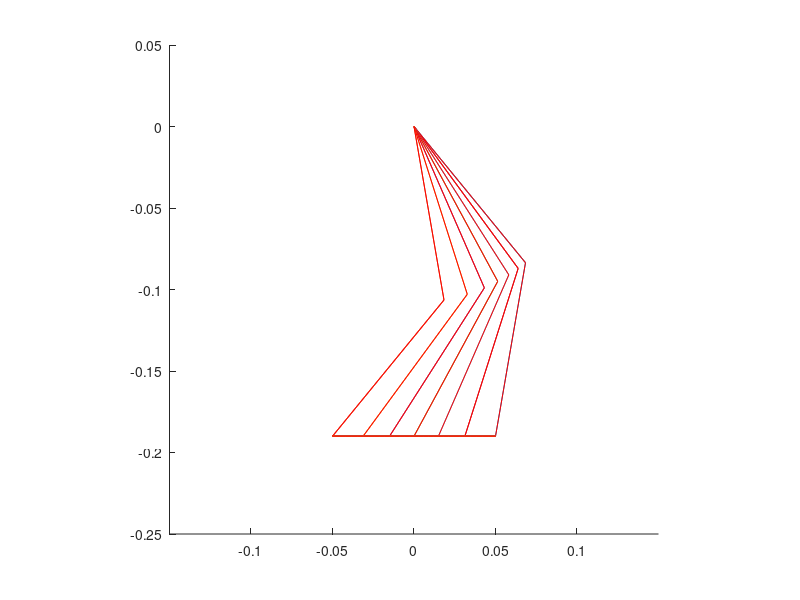

The MATLAB script that drew this image:
clear;
clf;

%parameter
height = 0.19 % (m)
stroke = 0.20 % (m)
motor_velocity = 4.81; % (rad/s) 46rpm
l1 = 0.108; % (m) length of link
l2 = 0.108;
ratio = 0.1; % display
P = [0, 0; 0, 0.1; 0.3, 0.1; stroke, 0.0];
period = 0.30; % (s)
cog = 0.3 % (m) center of gravity

function [t1, t2] = inverse_kinematics(x, y, l1, l2)
  l = sqrt(x^2+y^2);
  t1 = t2 = 0;
  if (l <= (l1+l2))
    t1 = atan2(y,x) + acos((l1^2+l^2-l2^2)/(2*l2*l));
    t2 = pi + acos((l1^2+l2^2-l^2)/(2*l1*l2)) + t1;
  endif
endfunction

xr = stroke/4;
yr = -height;
[t1r, t2r] = inverse_kinematics(xr, yr, l1, l2);

i = 0;
dt = 0.01;
g = 9.8;
Tc = sqrt(cog/g)
x0 = -stroke/4;
v0 = stroke/4*(cosh(period/Tc)+1)/(Tc*sinh(period/Tc))

for t = 0.0: dt/period: period/period
  sup_leg_pos = x0 * cosh(t * period / Tc) + Tc * v0 * sinh(t * period / Tc) - x0
  x = - sup_leg_pos + stroke/4;
  y = - height;

  [t1, t2] = inverse_kinematics(x, y, l1, l2);
  t1r = t1r + max([min([t1 - t1r, motor_velocity * dt]), -motor_velocity * dt]);
  t2r = t2r + max([min([t2 - t2r, motor_velocity * dt]), -motor_velocity * dt]);

  if (t1 != 0 || t2 != 0)
    i = i + 1;
    x1 = l1 * cos(t1);
    y1 = l1 * sin(t1);
    x2 = l1 * cos(t2) + x1;
    y2 = l1 * sin(t2) + y1;
    arm_x(i,:) = [0 x1 x2];
    arm_y(i,:) = [0 y1 y2];
    xdp(i) = x2;
    ydp(i) = y2;
    x1r = l1 * cos(t1r);
    y1r = l1 * sin(t1r);
    x2r = l2 * cos(t2r) + x1r;
    y2r = l2 * sin(t2r) + y1r;
    arm_xr(i,:) = [0 x1r x2r];
    arm_yr(i,:) = [0 y1r y2r];
    xdpr(i) = x2r;
    ydpr(i) = y2r;
  endif
endfor

hold on;
axis([-0.15,0.15,-0.25,0.05],"square");
for n = 1:i
  if (mod(n - 1, 5) == 0)
    plot(arm_x(n,:), arm_y(n,:));
    plot(arm_xr(n,:), arm_yr(n,:), "r");
  endif
  plot(xdp, ydp);
  plot(xdpr, ydpr, "r");
end
hold off;

